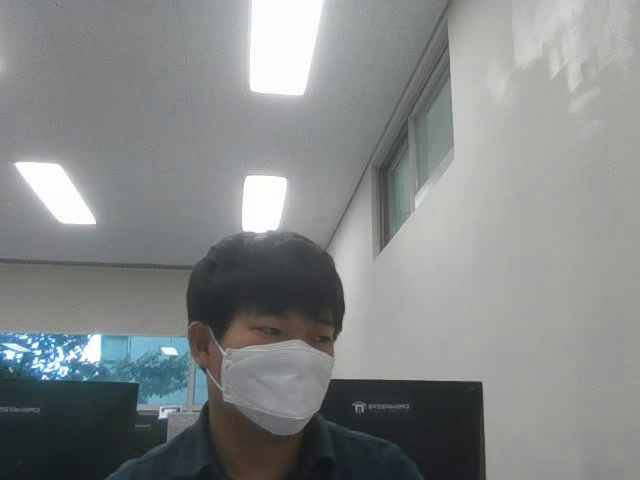
#> input picture frame 9 of images/cctv01.avi, 640 x 480 px, given in place of car.mp4, which was not available
$ jupyter execute 'OpenCV_014_객체추적_배포용.ipynb'   (text cells are left out)
#> lines starting #> are read from the running program, lines starting #| are printed output that depends on the picture; after the words box and inside, x2 and y2 are one past the last pixel; in counts of white or black regions, pixels touching at a corner belong together
[cell 1]
#실습

[cell 2]
#실습

[cell 3]
#실습

[cell 4]
#실습

[cell 5]
import cv2

print(cv2.__version__)

[cell 6]
tracker = None

cap = cv2.VideoCapture('images/car.mp4')

while cap.isOpened():
    ret, frame = cap.read()
#> frame is the input picture: shape (480, 640, 3); mean B, G, R 136, 136.4, 132.8

    if not ret:
        break

    img_draw = frame.copy()

    # 트래커가 생성되지 않았다면 텍스트를 출력
    # 트래커 : 추적하고자 하는 객체를 선택하는 것

    if tracker is None:
        cv2.putText(img_draw, "Press the spacebar to set ROI",
                   (10, 30), cv2.FONT_HERSHEY_SIMPLEX, 0.75,
                   (0, 0, 255), 2)
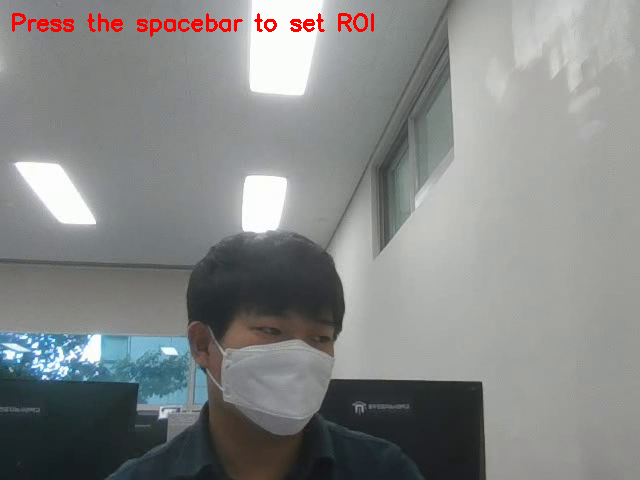
#> img_draw: shape (480, 640, 3); 0.76% of pixels changed, all inside (x1, y1, x2, y2) = (12, 13, 374, 37)

    else: # 추적할 객체를 선택한 경우
        # 영상에서 선택한 ROI를 검색 (검색여부와 위치를 반환)
        ok, bbox = tracker.update(frame)
        (x, y, w, h) = bbox

        # 선택한 영역의 추적 결과를 영상에 표시
        if ok:
            cv2.rectangle(img_draw,
                          (int(x), int(y)),
                          (int(x + w), int(y + h)), (255, 0, 0), 2)


    key = cv2.waitKey(1)
#> (key Esc is pressed here)
    cv2.imshow("object tracking", img_draw)

    if key == 49:
        break
    elif key == ord(' '): # 스페이스바를 눌렀다면
        # 추적 영역을 선택하면 (x, y, w, h를 반환)
        roi = cv2.selectROI("Tracking", frame)

        print(roi)

        # ROI를 선택했다면
        if roi[2] and roi[3]: # w, h가 있으면
            # 트래커 생성
#             tracker = cv2.TrackerMIL_create()
#             tracker = cv2.TrackerCSRT_create()
            tracker = cv2.TrackerGOTURN_create()

            # 트랙커를 선택한 영역으로 초기화
            isinit = tracker.init(frame, roi)


cap.release()
cv2.destroyAllWindows()


$ run again, starting later in the video
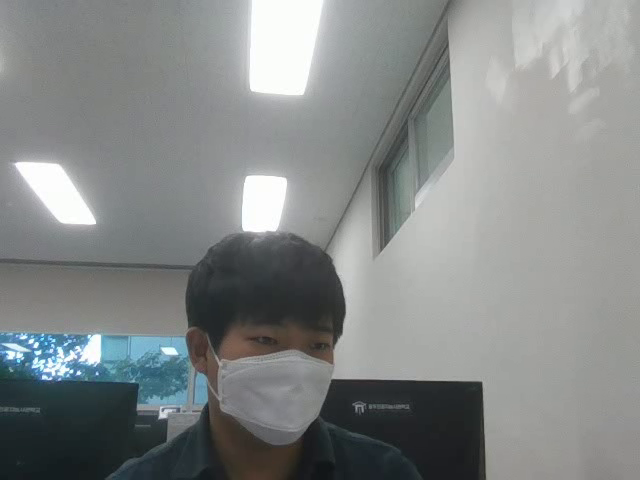
#> input picture frame 41 of images/cctv01.avi, 640 x 480 px, given in place of car.mp4, which was not available
#> frame is the input picture: shape (480, 640, 3); mean B, G, R 135.7, 136.1, 132.4
#> `cv2.putText(img_draw, "Press the spacebar to set ROI", (10, 30), cv2.F..`:
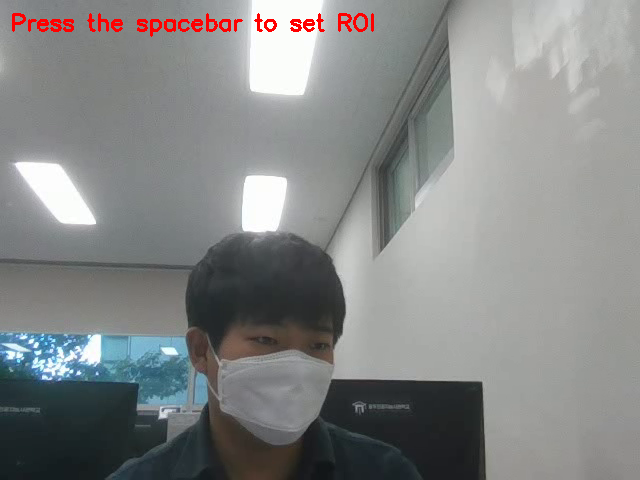
#> img_draw: shape (480, 640, 3); 0.76% of pixels changed, all inside (x1, y1, x2, y2) = (12, 13, 374, 37)

$ run again, starting later in the video
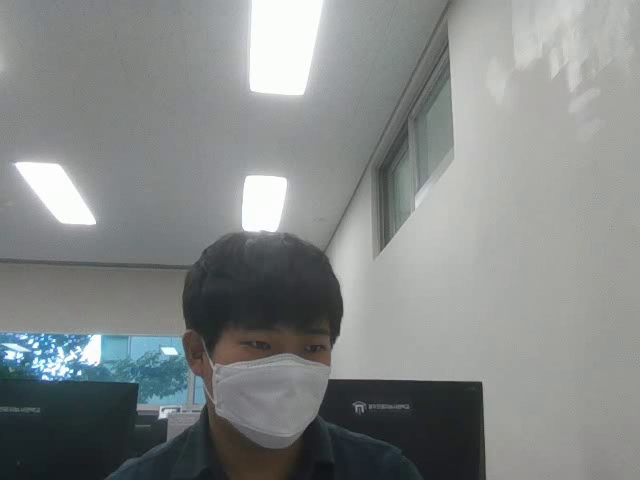
#> input picture frame 74 of images/cctv01.avi, 640 x 480 px, given in place of car.mp4, which was not available
#> frame is the input picture: shape (480, 640, 3); mean B, G, R 135.8, 136.1, 132.5
#> `cv2.putText(img_draw, "Press the spacebar to set ROI", (10, 30), cv2.F..`:
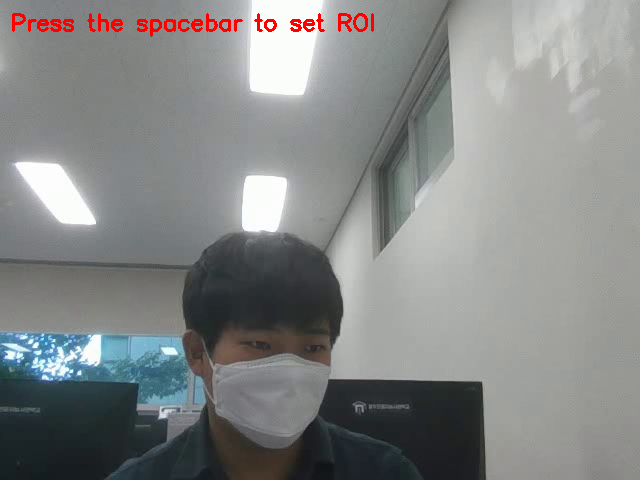
#> img_draw: shape (480, 640, 3); 0.76% of pixels changed, all inside (x1, y1, x2, y2) = (12, 13, 374, 37)
